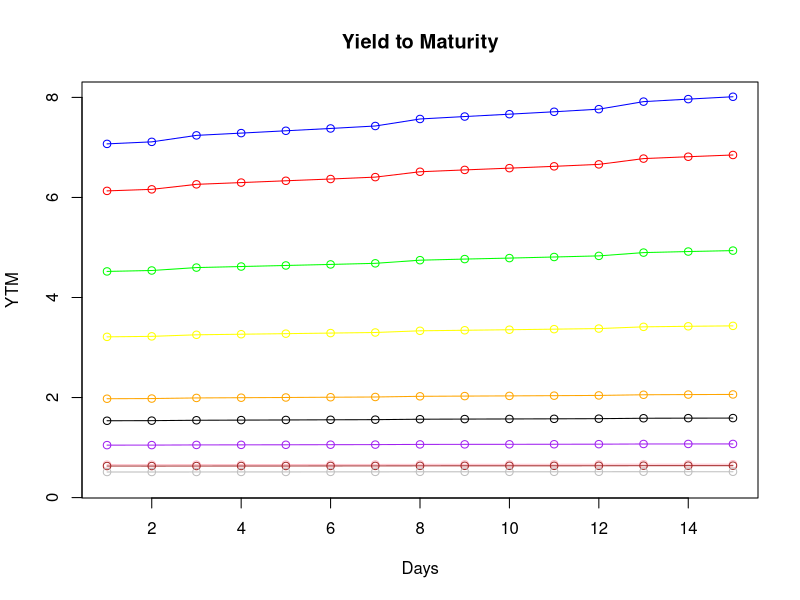

Write R code to recreate this figure.
## ---- chunk 1
d<- c(1,2,3,4,5,6,7,8,9,10,11,12,13,14,15)
B1<- c(6.131362454,	6.162093598,	6.262266345,	6.297346183,	6.333403022,	6.368526105,	6.406579364,	6.513770988,	6.550641016,	6.585857209,	6.622087551,	6.661395193,	6.776841291,	6.814221461,	6.849142422)
B2<- c(7.070963559,	7.111540173,	7.241029073,	7.286361188,	7.332941899,	7.379255065,	7.428399676,	7.568766784,	7.617639057,	7.664616687,	7.712915248,	7.765033136,	7.915658943,	7.965845673,	8.013152548)
B3<- c(4.521314251,	4.540016492,	4.598232483,	4.619199379,	4.640333008,	4.661209109,	4.683107873,	4.745948904,	4.768106416,	4.787795517,	4.809854808,	4.832092627,	4.897624691,	4.918755076,	4.937757353)
B4<- c(3.213562132,	3.223302842,	3.254473762,	3.266064477,	3.277187008,	3.288920934,	3.300455785,	3.334387699,	3.345097691,	3.355872378,	3.367272304,	3.379024094,	3.413583858,	3.424484137,	3.433153964)
B5<- c(1.976457181,	1.980024091,	1.992376954,	1.997004598,	2.00136479,	2.006462459,	2.011293824,	2.024747037,	2.029220132,	2.033272454,	2.037781621,	2.042456874,	2.05585911,	2.059569979,	2.062252926)
B6 <- c(1.536252986,	1.53832918,	1.546124738,	1.549148836,	1.551978803,	1.555331565,	1.558079165,	1.566999509,	1.569681943,	1.572061127,	1.574760954,	1.577783444,	1.586282872,	1.588397323,	1.589675164)
B7<- c(1.048986333,	1.049560032,	1.053016618,	1.054494483,	1.055847656,	1.057718689,	1.059272663,	1.063439816,	1.064489493,	1.065346858,	1.066466295,	1.068044017,	1.071819863,	1.072495441,	1.072584628)
B8<- c(0.659435585,	0.658777307,	0.659879313,	0.660796531,	0.66153639,	0.662673154,	0.663020244,	0.664931042,	0.665136267,	0.665305933,	0.665837507,	0.666732017,	0.668190009,	0.667854781,	0.667593579)
B9<- c(0.630983686,	0.630649883,	0.630872499,	0.631969403,	0.631951738,	0.633331438,	0.633663899,	0.634980078,	0.635701205,	0.635790444,	0.635564274,	0.636356994,	0.637967837,	0.638165313,	0.638222252)
B10 <- c(0.511938593,	0.511722071,	0.512245941,	0.512856372,	0.513147483,	0.514053994,	0.51445338,	0.515520336,	0.515572237,	0.515436563,	0.51575752,	0.516455346,	0.517287783,	0.516749276,	0.516373907)

#Plot the chart

plot(d, B1, type= "o", col = "red", xlab = "Days", ylab = "YTM", main = "Yield to Maturity", ylim = c(0.3, 8))
lines(d, B2, type= "o", col= "blue")
lines(d, B3, type= "o", col= "green")
lines(d, B4, type= "o", col= "yellow")
lines(d, B5, type= "o", col= "orange")
lines(d, B6, type= "o", col= "black")
lines(d, B7, type= "o", col= "purple")
lines(d, B8, type= "o", col= "pink")
lines(d, B9, type= "o", col= "brown")
lines(d, B10, type= "o", col= "grey")
## ---- chunk 2
YTM1av<- (sum(B1)+sum(B2)+sum(B3)+sum(B4))/60
YTM2av <- (sum(B5)+sum(B6))/30
YTM3av <- sum(B7)/15
YTM4av<- (sum(B8)+sum(B9))/30
YTM5av <- sum(B10)/15
## ---- chunk 3

s1<- YTM1av
YTM1c<- 1000*s1/200
YTM1v1<- YTM1c/(1+(s1/200))
YTM1i1<- sqrt((1000+YTM1c)/(1000-YTM1v1))
s2<- (YTM1i1-1)*2
## ---- chunk 4
YTM2c<- 1000*YTM2av/200
YTM2v1<- YTM2c/(1+(YTM2av/200))
YTM2v2<- YTM2c/((1+s2/2)^2)
YTM2k<- 1000-YTM2v1-YTM2v2
YTM2i1<- (1000+YTM2c)/(YTM2k)
s3<- (((YTM2i1)^(1/3))-1)*2
## ---- chunk 5
YTM3c<- 1000*YTM3av/200
YTM3v1<- YTM3c/(1+(YTM3av/200))
YTM3v2<- YTM3c/((1+s2/2)^2)
YTM3v3<- YTM3c/((1+s3/2)^3)
YTM3k<- 1000-YTM3v1-YTM3v2-YTM3v3
YTM3i1<- (1000+YTM3c)/YTM3k
s4<- (((YTM3i1)^(1/4))-1)*2
## ---- chunk 6
YTM4c<- 1000*YTM4av/200
YTM4v1<- YTM4c/(1+(YTM4av/200))
YTM4v2<- YTM4c/((1+s2/2)^2)
YTM4v3<- YTM4c/((1+s3/2)^3)
YTM4v4<- YTM4c/((1+s4/2)^4)
YTM4k<- 1000-YTM4v1-YTM4v2-YTM4v3-YTM4v4
YTM4i1<- (1000+YTM4c)/(YTM4k)
s5<- (((YTM4i1)^(1/5))-1)*2
## ---- chunk 7
f2<- ((1+s2)^2)/(1+s1)-1
f3<- ((1+s3)^3)/((1+s2)^2)-1
f4<- ((1+s4)^4)/((1+s3)^3)-1
f5<- ((1+s5)^5)/((1+s4)^4)-1
## ---- chunk 8
lmat<- matrix(1:5, nrow=5, ncol=1)
lmat[1,1]<-1
lmat[2,1]<- log(YTM2av/YTM1av)
lmat[3,1]<- log(YTM3av/YTM2av)
lmat[4,1]<- log(YTM4av/YTM3av)
lmat[5,1]<- log(YTM5av/YTM4av)
print(lmat)
## ---- chunk 9
fmat<- matrix(1:25, nrow=5, ncol=5, byrow=TRUE)
print(fmat)

fmat[2,1]<- ((1+s2)^2)/(1+s1)-1
fmat[3,1]<- ((1+s3)^3)/(1+s1)-1
fmat[4,1]<- ((1+s4)^4)/(1+s1)-1
fmat[5,1]<- ((1+s5)^5)/(1+s1)-1
fmat[1,2]<- 0
fmat[2,2]<- 1
fmat[3,2]<- ((1+s3)^3)/((1+s2)^2)-1
fmat[4,2]<- ((1+s4)^4)/((1+s2)^2)-1
fmat[5,2]<- ((1+s5)^5)/((1+s2)^2)-1
fmat[1,3]<- 0
fmat[2,3]<-0
fmat[3,3]<- 1
fmat[4,3]<- ((1+s4)^4)/((1+s3)^3)-1
fmat[5,3]<- ((1+s5)^5)/((1+s3)^3)-1
fmat[1,4]<- 0
fmat[2,4]<- 0
fmat[3,4]<- 0
fmat[4,4]<- 1
fmat[5,4]<- ((1+s5)^5)/((1+s4)^4)-1
fmat[,5]<- 0
fmat[5,5]<-1
print(fmat)

